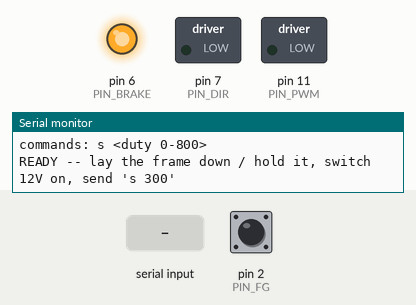
Recording of a sketch running on a simulated Arduino Uno, built with avr-gcc and run on an emulated ATmega328P. On the bench: switched loads named in the sketch (green lamp = pin HIGH), output pins drawn as LEDs (lit = HIGH), the last lines printed to the serial monitor. Inputs (shaded band) come from the test bench; at power-on: pin 2 (PIN_FG) HIGH.

Above: at 1.5 s.
1.6 s: "s 90\n" received over Serial
4.6 s: "s ,45\n" received over Serial
At 5.7 s:
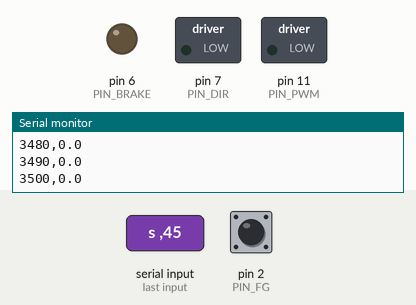
Timing chart, 0 to 11.7 s (numbered marks = the images above; inputs shaded):
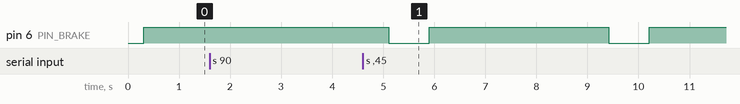

Measured:
- by itself, pin 6 (PIN_BRAKE): alternates HIGH for 3.5 s and LOW for 0.80 s

The sketch:

step_test.ino
```cpp
// =============================================================================
// step_test.ino -- measures the wheel's open-loop speed response to a duty step,
// to get the two numbers the balance controller depends on most:
//   * steady wheel rpm vs duty  -> real MOTOR_MAX_RPM (duty -> speed scaling)
//   * time to 63% of steady     -> real MOTOR_TAU_S / sim tau_m
// Added 2026-09-19 after the first balance attempt oscillated with growing
// amplitude while the measured wheel speed lagged far behind omega_cmd.
//
// Setup: frame laid down or held firmly so it can't move; wheel free to spin.
// Self-contained; constants mirror firmware/reaction_wheel_balance/config.h.
//
// SAFETY: 12V OFF while uploading/resetting (PWM is inverted). Turn 12V on only
// after "READY" is printed.
//
// Serial @115200, newline. Commands:
//   s <duty>   step 0 -> duty (0-1023) for 2 s, then coast 1.5 s; logs + summary
//   help
// =============================================================================
#include <Arduino.h>

// --- mirror of config.h --------------------------------------------------------
static const uint8_t PIN_PWM = 11;
static const uint8_t PIN_DIR = 7;
static const uint8_t PIN_BRAKE = 6;
static const uint8_t PIN_FG = 2;
static const bool PWM_INVERT = true;
static const uint8_t DIR_CW_LEVEL = LOW;
static const uint8_t BRAKE_ACTIVE_LEVEL = LOW;
static const float FG_PULSES_PER_WHEEL_REV = 70.0f;
// -------------------------------------------------------------------------------

static const int PWM_MAX_DUTY = 1023;
static const uint16_t STEP_MS = 2000;
static const uint16_t COAST_MS = 1500;
static const uint16_t LOG_MS = 10;
static const uint16_t WINDOW_MS = 50;   // speed = pulses over the last 50 ms (5 log slots)

volatile uint32_t pulseCount = 0;
void onFg() { pulseCount++; }

void pwmWrite(int duty) {
  duty = constrain(duty, 0, PWM_MAX_DUTY);
  OCR1A = PWM_INVERT ? (PWM_MAX_DUTY - duty) : duty;
}

void setupPwm() {
  pinMode(PIN_PWM, OUTPUT);
  TCCR1A = _BV(COM1A1) | _BV(WGM11) | _BV(WGM10);
  TCCR1B = _BV(WGM12) | _BV(CS10);
  pwmWrite(0);
}

uint32_t readCount() {
  noInterrupts();
  uint32_t c = pulseCount;
  interrupts();
  return c;
}

// Logs wheel rpm every LOG_MS for durationMs; returns samples in rpmOut.
// Speed is from a sliding WINDOW_MS pulse count, so it lags ~25 ms -- the
// summary corrects t63 for that.
static const uint8_t HIST = WINDOW_MS / LOG_MS;
uint16_t runPhase(uint32_t t0, uint16_t durationMs, float *rpmOut, uint16_t maxOut, uint16_t idx0) {
  uint32_t hist[HIST];
  uint32_t c = readCount();
  for (uint8_t i = 0; i < HIST; i++) hist[i] = c;
  uint8_t h = 0;
  uint16_t n = 0;
  uint32_t start = millis();
  uint32_t next = start + LOG_MS;
  while (millis() - start < durationMs) {
    while ((int32_t)(millis() - next) < 0) {}
    next += LOG_MS;
    uint32_t now = readCount();
    uint32_t pulses = now - hist[h];
    hist[h] = now;
    h = (h + 1) % HIST;
    float rpm = pulses / FG_PULSES_PER_WHEEL_REV * (60000.0f / WINDOW_MS);
    if (idx0 + n < maxOut) rpmOut[idx0 + n] = rpm;
    n++;
    Serial.print(millis() - t0);
    Serial.print(',');
    Serial.println(rpm, 1);
  }
  return n;
}

static const uint16_t MAX_SAMPLES = (STEP_MS + COAST_MS) / LOG_MS + 10;
float rpmLog[MAX_SAMPLES];

void runStep(int duty) {
  duty = constrain(duty, 0, 800);
  Serial.print(F("step: duty="));
  Serial.println(duty);
  Serial.println(F("t_ms,wheel_rpm"));

  digitalWrite(PIN_DIR, DIR_CW_LEVEL);
  digitalWrite(PIN_BRAKE, !BRAKE_ACTIVE_LEVEL);
  delay(5);
  uint32_t t0 = millis();
  pwmWrite(duty);
  uint16_t nStep = runPhase(t0, STEP_MS, rpmLog, MAX_SAMPLES, 0);
  pwmWrite(0);  // coast (brake released) -- shows how fast it can slow down on its own
  uint16_t nCoast = runPhase(t0, COAST_MS, rpmLog, MAX_SAMPLES, nStep);
  digitalWrite(PIN_BRAKE, BRAKE_ACTIVE_LEVEL);
  delay(800);
  digitalWrite(PIN_BRAKE, !BRAKE_ACTIVE_LEVEL);

  // steady = mean of the last 500 ms of the step
  uint16_t k = 500 / LOG_MS;
  float steady = 0;
  for (uint16_t i = nStep - k; i < nStep; i++) steady += rpmLog[i];
  steady /= k;
  int t63 = -1, tCoast37 = -1;
  for (uint16_t i = 0; i < nStep; i++) {
    if (rpmLog[i] >= 0.632f * steady) { t63 = (i + 1) * LOG_MS - WINDOW_MS / 2; break; }
  }
  for (uint16_t i = nStep; i < nStep + nCoast; i++) {
    if (rpmLog[i] <= 0.368f * steady) { tCoast37 = (i - nStep + 1) * LOG_MS - WINDOW_MS / 2; break; }
  }
  Serial.print(F("RESULT duty="));
  Serial.print(duty);
  Serial.print(F(" frac="));
  Serial.print(duty / 1023.0f, 3);
  Serial.print(F(" steady_wheel_rpm="));
  Serial.print(steady, 1);
  Serial.print(F(" t63_ms="));
  Serial.print(t63);
  Serial.print(F(" coast_t37_ms="));
  Serial.println(tCoast37);
}

void setup() {
  setupPwm();  // first: inverted driver runs flat out while the pin is LOW
  pinMode(PIN_DIR, OUTPUT);
  pinMode(PIN_BRAKE, OUTPUT);
  digitalWrite(PIN_BRAKE, BRAKE_ACTIVE_LEVEL);
  pinMode(PIN_FG, INPUT_PULLUP);
  attachInterrupt(digitalPinToInterrupt(PIN_FG), onFg, FALLING);

  Serial.begin(115200);
  delay(300);
  Serial.println(F("step_test: wheel speed step response"));
  Serial.println(F("commands: s <duty 0-800>"));
  Serial.println(F("READY -- lay the frame down / hold it, switch 12V on, send 's 300'"));
  digitalWrite(PIN_BRAKE, !BRAKE_ACTIVE_LEVEL);
}

void loop() {
  if (!Serial.available()) return;
  String line = Serial.readStringUntil('\n');
  line.trim();
  if (line.startsWith("s ")) runStep(line.substring(2).toInt());
  else Serial.println(F("commands: s <duty 0-800>"));
}
```
